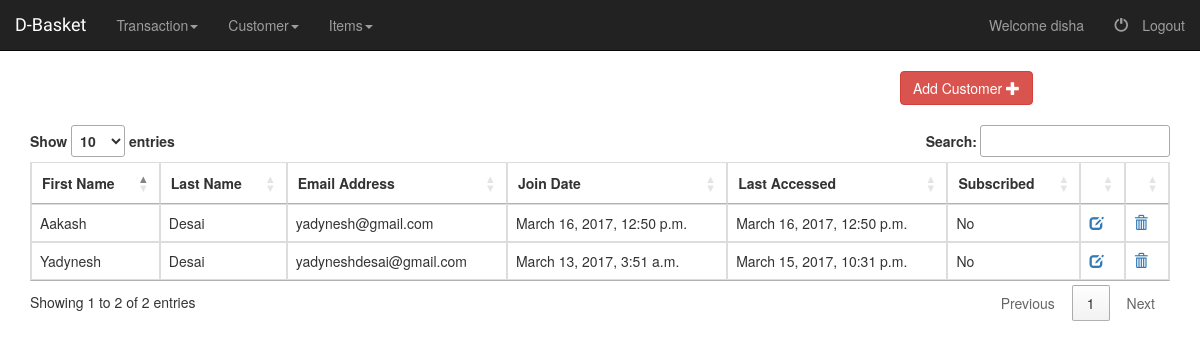
Before: /emp/customer/list/ (signed in) with the older database file.
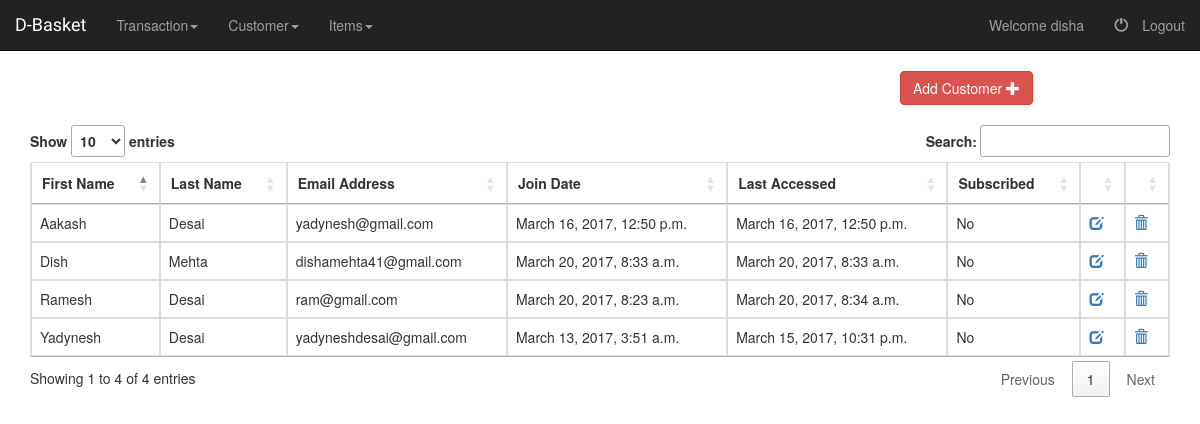
After: the same page with the newer database file.
### AdminPanel/models.py (models this page shows, shortened)
class Customer(models.Model):
	first_name = models.CharField(max_length = 100,null = False, blank=False, verbose_name = 'First Name')
	last_name = models.CharField(max_length = 100,null = False, blank=False, verbose_name = 'Last Name')
	email_id = models.EmailField(max_length = 100,null = False, blank=False, verbose_name = 'Email address')
	join_date = models.DateTimeField(default = timezone.now, editable = False)
	last_modified = models.DateTimeField(auto_now = True)
	subscribe = models.BooleanField(default = False, verbose_name = 'Subscribed')

### AdminPanel/customer_views.py (the view)
class CustomerListView(generic.ListView):
	template_name = "AdminPanel/customer_list.html"
	context_object_name = 'customer_list'
	def get_queryset(self):
		return Customer.objects.all()

### AdminPanel/templates/AdminPanel/customer_list.html (shortened to what this page needs)
{% extends "base.html" %}
{% block stylesheets %}
	<link rel="stylesheet"
	href="http://cdn.datatables.net/1.10.2/css/jquery.dataTables.min.css"></style>
	<link href="https://maxcdn.bootstrapcdn.com/bootstrap/3.3.7/css/bootstrap.min.css" rel="stylesheet">
{% endblock stylesheets %}
{% block tabs %}
	{% include "AdminPanel/tabs.html" with active_tab='list-customers' %}
{% endblock tabs %}
{% block content %}
	<div class="col-xs-offset-4 col-md-offset-9">
		<a class ="btn btn-danger" href="{% url 'adminpanel:add-customer' %}">
			Add Customer
			<span class="glyphicon glyphicon-plus" aria-hidden="true"/>
		</a>
	</div>
	<br/>
	<div class="container">
		<table class="table table-hover table-bordered dt-responsive" id="customerTable">
			<thead>
				<tr>
					<th>First Name</th>
					<th>Last Name</th>
					<th class="hidden-xs">Email Address</th>
					<th class="hidden-xs">Join Date</th>
					<th class="hidden-xs">Last Accessed</th>
					<th >Subscribed</th>
					<th></th>
					<th></th>
				</tr>
			</thead>
			<tbody>
				{% for customer in customer_list  %}
					<tr>
						<td>{{customer.first_name}}</td>
						<td>{{customer.last_name}}</td>
						<td class="hidden-xs">{{customer.email_id}}</td>
						<td class="hidden-xs">{{customer.join_date}}</td>
						<td class="hidden-xs">{{customer.last_modified}}</td>
						<td>
							{% if customer.subscribe  %}
								Yes
							{% else %}
								No
							{% endif %}
						</td>
						<td>
							<a href="{% url 'adminpanel:update-customer' customer.pk %}">
								<span class="glyphicon glyphicon-edit" aria-hidden="true"/>
							</a>
						</td>
						<td>
							<a href="{% url 'adminpanel:delete-customer' customer.pk %}">
								<span class="glyphicon glyphicon-trash" aria-hidden="true"/>
							</a>
						</td>
					</tr>
				{% endfor %}
			</tbody>
		</table>
	</div>
{% endblock content %}

### AdminPanel/templates/base.html (shortened to what this page needs)
<!DOCTYPE html>
<html>
<head>
	<link href="https://maxcdn.bootstrapcdn.com/bootstrap/3.3.7/css/bootstrap.min.css" rel="stylesheet">
	{% load staticfiles %}
	<link rel="stylesheet" type="text/css" href="{% static "AdminPanel/style.css" %}">
	{% block stylesheets %}
	{% endblock stylesheets %}
</head>
<body>
	<nav class="navbar navbar-inverse navbar-static-top" role="navigation">
		<div class="container-fluid">
			<div class="navbar-header">
				<a class="navbar-brand fontCourgette" href="{% url 'adminpanel:home' %}">D-Basket</a>
			</div>
			<div class="collapse navbar-collapse navbar-ex1-collapse">
			{% if user.is_authenticated  %}
					{% block tabs %}
					{% endblock tabs %}
			{% endif %}
					<ul class="nav navbar-nav navbar-right">
						{% if user.is_authenticated  %}
							<li>
								<a>Welcome {{user.username}}</a>
							</li>
							<li><a href="/accounts/logout">
									<span class="glyphicon glyphicon-off">&nbsp;</span>Logout
								</a>
							</li>
						{% endif %}
					</ul>
				</div>
		</div>
	</nav>
	{% block content %}
	{% endblock content %}
</body>
</html>

### AdminPanel/templates/AdminPanel/tabs.html (shortened to what this page needs)
<ul class="nav navbar-nav">
	<li class="dropdown">
		<a href="#" class="dropdown-toggle" data-toggle="dropdown">Transaction<b class="caret"></b></a>
	</li>
	<li class="dropdown">
		<a href="#" class="dropdown-toggle" data-toggle="dropdown">Customer<b class="caret"></b></a>
	</li>
	<li class="dropdown">
		<a href="#" class="dropdown-toggle" data-toggle="dropdown">Items<b class="caret"></b></a>
	</li>
</ul>

### AdminPanel/static/AdminPanel/style.css (style rules this page uses)
.fontCourgette { font-family: 'Courgette', cursive; }
.navbar { border-radius: 0px; }

Changed rows visible on the page:
added Customer: first_name "Ramesh", last_name "Desai", email_id "ram@gmail.com", join_date "March 20, 2017, 8:23 a.m.", last_modified "March 20, 2017, 8:34 a.m.", subscribe "No"
added Customer: first_name "Dish", last_name "Mehta", email_id "dishamehta41@gmail.com", join_date "March 20, 2017, 8:33 a.m.", last_modified "March 20, 2017, 8:33 a.m.", subscribe "No"
Other visible differences:
text written by a page script: "Show entries Search: Showing 1 to 2 of 2 entries Previous 1 Next" → "Show entries Search: Showing 1 to 4 of 4 entries Previous 1 Next"
